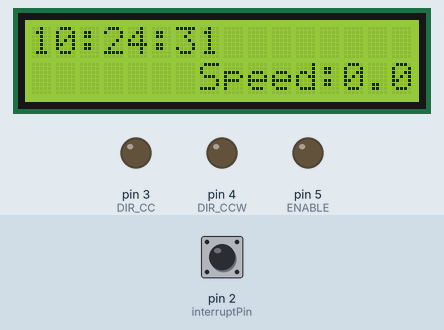
Bench run of a sketch on a simulated Arduino Uno, built with avr-gcc and run on an emulated ATmega328P. Parts: 16×2 character LCD, output pins drawn as LEDs (lit = HIGH). The test bench sets the inputs (shaded band); at power-on: pin 2 (interruptPin) HIGH. The local clock reads 2024-03-15 10:24:30 at power-on unless the sketch sets it.

Above: at 1.2 s.
1.3 s: pin 2 (interruptPin) pulled LOW for 1 s
At 3.6 s:
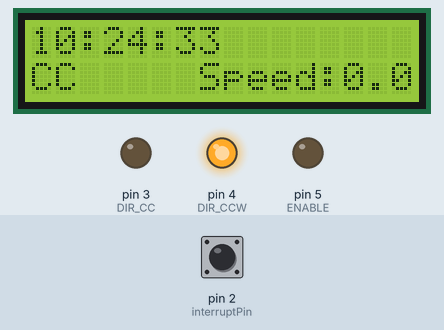
3.8 s: pin 2 (interruptPin) pulled LOW for 0.15 s
At 4.5 s:
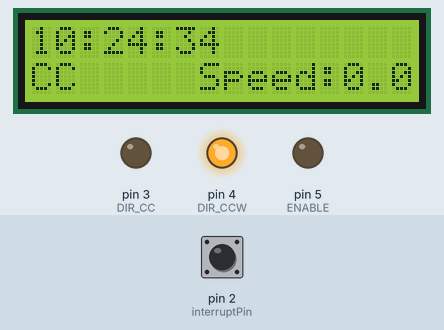
5.5 s: pin 2 (interruptPin) pulled LOW for 3.2 s
At 6.27 s:
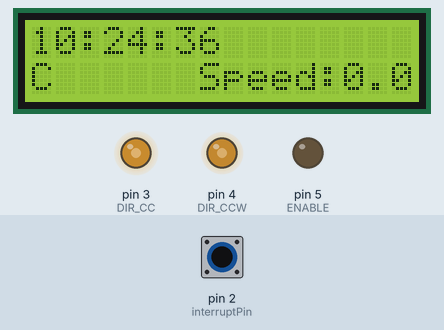
9.3 s: pin 2 (interruptPin) pulled LOW for 3.2 s
At 9.83 s:
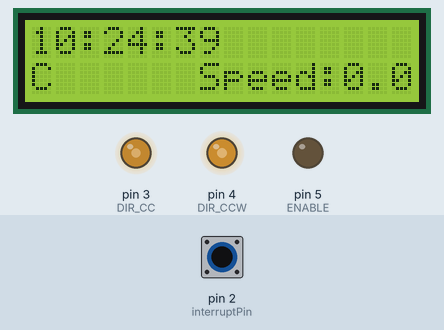
14.0 s: pin 2 (interruptPin) pulsed LOW 2 times (0.12 s each, 0.3 s apart)
At 15.4 s:
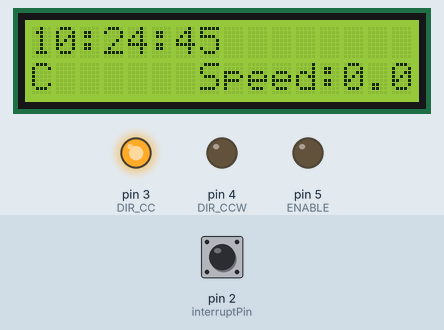
Timing chart, 0 to 31.5 s (numbered marks = the images above; inputs shaded):
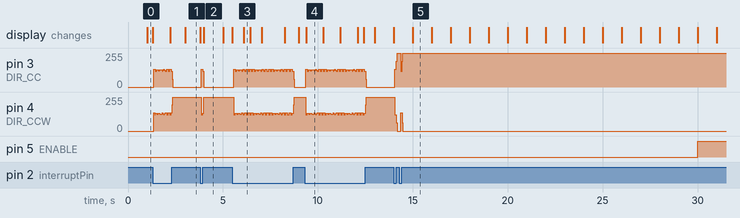

The sketch:

fanControl.ino
```cpp
#include <LiquidCrystal.h>
#include <Wire.h>
#include <DS1307RTC.h>
#include <TimeLib.h>

#define ENABLE  5
#define DIR_CC  3
#define DIR_CCW 4

LiquidCrystal lcd(7, 8, 9, 10, 11, 12); //setup pins for LCD
const byte interruptPin = 2;
volatile byte state = LOW;
int curDIR, fanSpeed, sec; //sec variable watches for when clock hits 0 & 30 seconds
unsigned long lastDebounceTime = 0, debounceDelay = 50; // pretty sure we can delete these (and should if don't need)

void setup() {
  pinMode(interruptPin, INPUT_PULLUP);
  attachInterrupt(digitalPinToInterrupt(interruptPin), btnPress, CHANGE); //enable interrupts for button

  //set fan control pins to output pins
  pinMode(ENABLE,OUTPUT);
  pinMode(DIR_CC,OUTPUT);
  pinMode(DIR_CCW,OUTPUT);
  Serial.begin(9600);

  // initialize the lcd display size
  lcd.begin(16, 2);
}

void loop() {
  updateTime();
  updateFanSpeed();

  checkBtn();
  fan();
}

void btnPress(){ //ISR specified function
  // invert state upon interrupt
  // will be caught by checkButton function
  state = !state;
}

void fan(){ //waits for 30 seconds to turn fan on/off
  if(sec == 0){
    fanOn();
  }else if(sec == 30){
    fanOff();
  }
}

void checkBtn(){ //watches for button press
  if(state != 0){
    changeDirection();
  }
}

void twodigits(int number) { //prints time to LCD while checking for single digit numbers to make sure there is a zero in front
  if (number >= 0 && number < 10) {
    lcd.print('0');
    lcd.print(number);
  }
  else{
    lcd.print(number);
  }
}

void updateTime(){ //function to display real time using RTC module
  lcd.setCursor(0, 0);
  tmElements_t tm;

  //reads RTC for time, then checks digits and prints to LCD
  if(RTC.read(tm)){
    twodigits(tm.Hour);
    lcd.print(':');
    twodigits(tm.Minute);
    lcd.print(':');
    twodigits(tm.Second);
    sec = tm.Second;
  }else if(RTC.chipPresent()){ //quick check to make sure RTC is working correctly
      lcd.print("reset RTC");
    }
}

void fanOn(){ //function used to start fan
    fanSpeed = 128;

    if(curDIR == 1){
      digitalWrite(DIR_CC, HIGH); //CW
      digitalWrite(DIR_CCW, LOW);
      lcd.setCursor(0, 1);
      lcd.print("C ");
      curDIR = 1;
    }
    else{
      digitalWrite(DIR_CCW, HIGH); //CCW
      digitalWrite(DIR_CC, LOW);
      lcd.setCursor(0, 1);
      lcd.print("CC ");
      curDIR = 0;
    }

    digitalWrite(ENABLE,fanSpeed); // fan enable on at half speed
}

void fanOff(){ //turns fan off
  fanSpeed = 0;
  digitalWrite(ENABLE, fanSpeed);
}

void changeDirection(){ //used to change direction of fan from earlier button press
  if(curDIR == 1){
    digitalWrite(DIR_CC, LOW);
    digitalWrite(DIR_CCW, HIGH); //CCW
    curDIR = 0;
    //delay(500); //buffer for system to process button press
    lcd.setCursor(0, 1);
    lcd.print("CC ");
  }
  else{
    digitalWrite(DIR_CCW, LOW);
    digitalWrite(DIR_CC, HIGH);
    curDIR = 1;
    //delay(500); //buffer for system to process button press
    lcd.setCursor(0, 1);
    lcd.print("C ");
  }
}

void updateFanSpeed(){ //displaying fan speed
  lcd.setCursor(7, 1);
  lcd.print("Speed:");
  if(fanSpeed == 128){
    lcd.print("0.5");
  }else{
    lcd.print("0.0");
  }
}
```

Measured:
- after the input at 3.8 s, pin 3 (DIR_CC): 0/255 → 133/255 after 0.06 s, → 0/255 0.08 s later; pin 4 (DIR_CCW): 255/255 → 122/255 after 0.06 s, → 255/255 0.08 s later; the display: first changes at once (image 2 shows a later state)
- after the input at 14.0 s, pin 3 (DIR_CC): 0/255 → 133/255 after 0.06 s, → 255/255 0.08 s later, → 119/255 0.22 s later, → 255/255 0.08 s later; pin 4 (DIR_CCW): 255/255 → 122/255 after 0.06 s, → 0/255 0.08 s later, → 136/255 0.22 s later, → 0/255 0.08 s later; the display: first changes at once (image 5 shows a later state)
- what the display in image 2 shows lasts 1.0 s, from 4.0 s to 5.0 s
